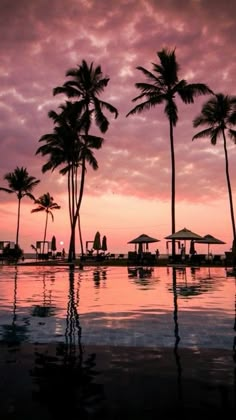
#> input picture images/foto.jpg, 236 x 420 px, found by its file name
$ python gradient.py   (older library calls are emulated)
#> lines starting #> are read from the running program, lines starting #| are printed output that depends on the picture
import cv2
import os
import numpy as np
import matplotlib.pyplot as plt

os.makedirs('cache', exist_ok=True)

img = cv2.imread('images/foto.jpg', 0)
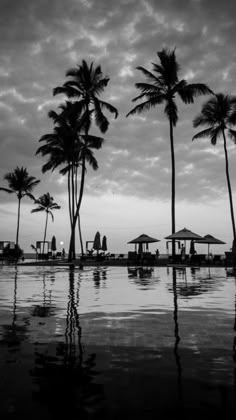
#> img: shape (420, 236); min 0, max 248, mean 96.7

if img is None:
    print("File tidak ditemukan")
    exit()

# 1. Blur (sesuai slide)
blur = cv2.GaussianBlur(img, (0, 0), 1.2)
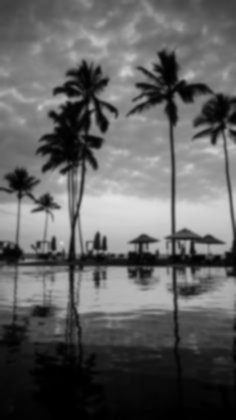
#> blur: shape (420, 236); min 0, max 227, mean 96.7

# 2. Sobel gradient
gx = cv2.Sobel(blur, cv2.CV_32F, 1, 0, ksize=3)
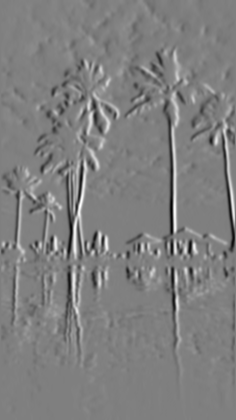
#> gx: shape (420, 236) float32; min -412, max 410, mean -0.3; drawn with min black and max white
gy = cv2.Sobel(blur, cv2.CV_32F, 0, 1, ksize=3)
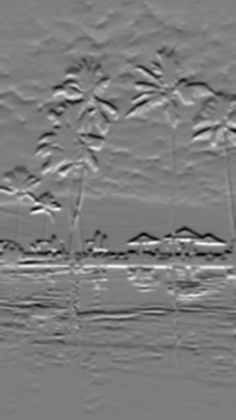
#> gy: shape (420, 236) float32; min -354, max 362, mean -1.6; drawn with min black and max white

# 3. Magnitude gradient
grad = cv2.magnitude(gx, gy)
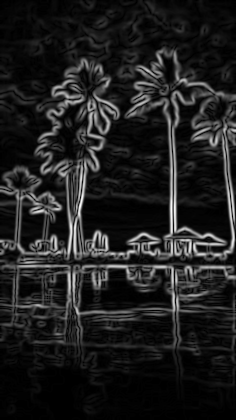
#> grad: shape (420, 236) float32; min 0, max 417.4, mean 51.1; drawn with min black and max white

# 4. Sharpen (tambahkan grad ke image)
out = np.clip(blur + 0.7 * grad, 0, 255).astype('uint8')
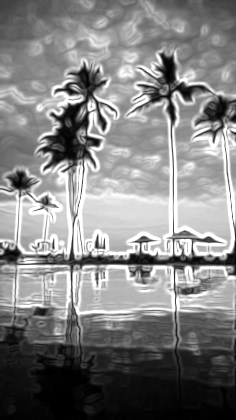
#> out: shape (420, 236); min 0, max 255, mean 130

# Simpan
cv2.imwrite('cache/blur.png', blur)
cv2.imwrite('cache/gradient.png', grad)
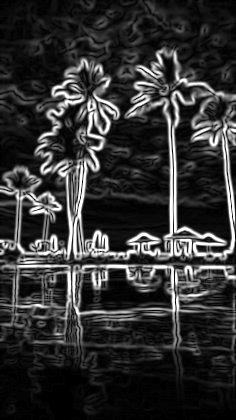
#> saved as gradient.png: shape (420, 236); min 0, max 255, mean 50
cv2.imwrite('cache/sharpen.png', out)

# Tampilkan
plt.figure(figsize=(12,4))

plt.subplot(1,3,1)
plt.title('Input Blur')
plt.imshow(blur, cmap='gray')
plt.axis('off')

plt.subplot(1,3,2)
plt.title('Magnitude Gradient')
plt.imshow(grad, cmap='gray')
plt.axis('off')

plt.subplot(1,3,3)
plt.title('Hasil Sharpen')
plt.imshow(out, cmap='gray')
plt.axis('off')

plt.show()
